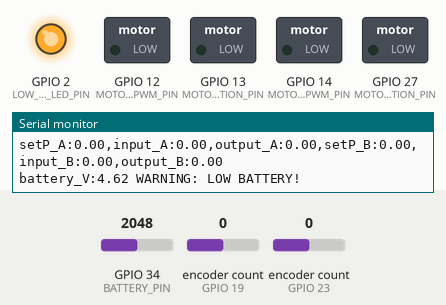
Bench run of a sketch on a simulated ESP32. On the bench: switched loads named in the sketch (green lamp = pin HIGH), output pins drawn as LEDs (lit = HIGH), the last lines printed to the serial monitor. Inputs (shaded band) come from the test bench; at power-on: GPIO 34 (BATTERY_PIN) = 2048, encoder count (sensors on GPIO 19, GPIO 23) 0.

Above: at 1.2 s.
1.3 s: GPIO 34 (BATTERY_PIN) set to 2870
2.8 s: GPIO 34 (BATTERY_PIN) set to 2992
At 4.1 s:
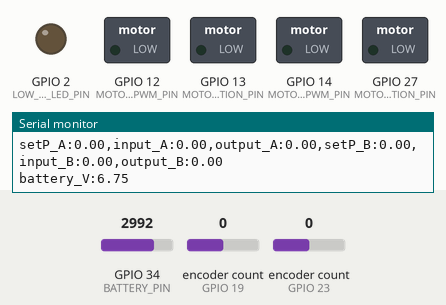
7.3 s: GPIO 34 (BATTERY_PIN) set to 2866
At 8.4 s:
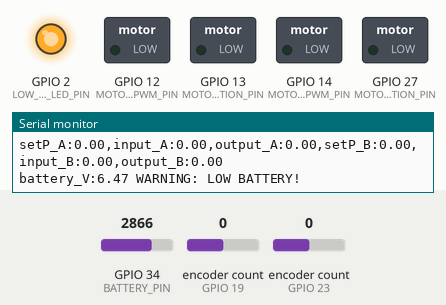
8.8 s: GPIO 34 (BATTERY_PIN) set to 3603
At 9.8 s:
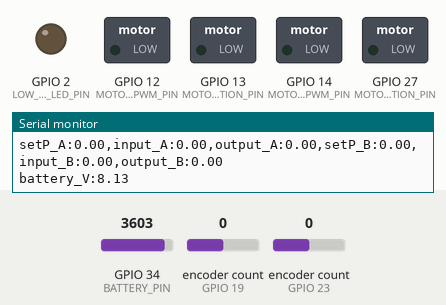
Timing chart, 0 to 11.3 s (numbered marks = the images above; inputs shaded):
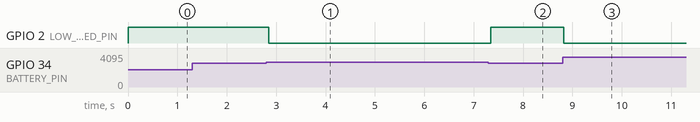

Measured:
- the behaviour switches between 2924 and 2925 on GPIO 34 (BATTERY_PIN) (found by bisection; images 0 and 1)
- after the input at 2.8 s, GPIO 2 (LOW_BATTERY_LED_PIN): HIGH → LOW after 0.05 s
- after the input at 7.3 s, GPIO 2 (LOW_BATTERY_LED_PIN): LOW → HIGH at once
- after the input at 8.8 s, GPIO 2 (LOW_BATTERY_LED_PIN): HIGH → LOW at once

The sketch:

car_encoder_motors.ino
```cpp
#include <ESP32Encoder.h>
#include <ArduPID.h>
#include "freertos/FreeRTOS.h"
#include "freertos/task.h"

ESP32Encoder encoderA;
ESP32Encoder encoderB;

// L293D motor-driver pins, matching test_motors.ino.
const int MOTOR_A_DIRECTION_PIN = 27;
const int MOTOR_A_PWM_PIN = 14;
const int MOTOR_B_DIRECTION_PIN = 13;
const int MOTOR_B_PWM_PIN = 12;

// Encoder pins for Motor A
const int MOT_A_ENCODER_A = 23;
const int MOT_A_ENCODER_B = 22;
// Encoder pins for Motor B
const int MOT_B_ENCODER_A = 19;
const int MOT_B_ENCODER_B = 21;

// Battery voltage monitoring
const int BATTERY_PIN = 34;
const int LOW_BATTERY_LED_PIN = 2;
const float BATTERY_VOLTAGE_DIVIDER_FACTOR = 2.8;
const float LOW_BATTERY_THRESHOLD_V = 6.6; //2S battery low voltage threshold - 3.3V per cell
const float ADC_MAX_VALUE = 4095.0;
const float ADC_LOGIC_LEVEL_V = 3.3;

// ArduPID requires doubles for all inputs/outputs. Setpoints/inputs are signed encoder ticks per control interval.
double setpointA = 0, inputA = 0, outputA = 0;
double setpointB = 0, inputB = 0, outputB = 0;

ArduPID controllerA;
ArduPID controllerB;

double p = 0.4;
double i = 0.001;
double d = 0.05;

const int SPEED_DEADBAND = 35;

void motors(int speedA, int speedB) {
  if (abs(speedA) < SPEED_DEADBAND) speedA = 0;
  if (abs(speedB) < SPEED_DEADBAND) speedB = 0;

  if (speedA >= 0) {
    analogWrite(MOTOR_A_PWM_PIN, speedA);
    digitalWrite(MOTOR_A_DIRECTION_PIN, LOW);
  } else {
    analogWrite(MOTOR_A_PWM_PIN, 256 + speedA);
    digitalWrite(MOTOR_A_DIRECTION_PIN, HIGH);
  }

  if (speedB >= 0) {
    analogWrite(MOTOR_B_PWM_PIN, speedB);
    digitalWrite(MOTOR_B_DIRECTION_PIN, LOW);
  } else {
    analogWrite(MOTOR_B_PWM_PIN, 256 + speedB);
    digitalWrite(MOTOR_B_DIRECTION_PIN, HIGH);
  }
}

void measure_battery() {
  float adc_voltage = (analogRead(BATTERY_PIN) / ADC_MAX_VALUE) * ADC_LOGIC_LEVEL_V;
  float battery_voltage = adc_voltage * BATTERY_VOLTAGE_DIVIDER_FACTOR;
  Serial.print("battery_V:"); Serial.print(battery_voltage);
  if (battery_voltage < LOW_BATTERY_THRESHOLD_V) {
    digitalWrite(LOW_BATTERY_LED_PIN, HIGH);
    Serial.println(" WARNING: LOW BATTERY!");
  } else {
    digitalWrite(LOW_BATTERY_LED_PIN, LOW);
    Serial.println();
  }
}

void controlTask(void *pvParameters) {
  (void) pvParameters;
  TickType_t xLastWakeTime = xTaskGetTickCount();
  const TickType_t xFrequency = pdMS_TO_TICKS(50); // 50 ms control interval

  long prevCountA = 0;
  long prevCountB = 0;

  for (;;) {
    long currCountA = (long)encoderA.getCount();
    inputA = (double)(currCountA - prevCountA);
    prevCountA = currCountA;
    controllerA.compute();

    long currCountB = (long)encoderB.getCount();
    inputB = (double)(currCountB - prevCountB);
    prevCountB = currCountB;
    controllerB.compute();

    motors((int)outputA, (int)outputB);

    vTaskDelayUntil(&xLastWakeTime, xFrequency);
  }
}

void setup() {
  Serial.begin(115200);

  pinMode(MOTOR_A_DIRECTION_PIN, OUTPUT);
  pinMode(MOTOR_A_PWM_PIN, OUTPUT);
  pinMode(MOTOR_B_DIRECTION_PIN, OUTPUT);
  pinMode(MOTOR_B_PWM_PIN, OUTPUT);
  motors(0, 0);

  pinMode(LOW_BATTERY_LED_PIN, OUTPUT);
  digitalWrite(LOW_BATTERY_LED_PIN, LOW);

  ESP32Encoder::useInternalWeakPullResistors = puType::up;
  encoderA.attachFullQuad(MOT_A_ENCODER_A, MOT_A_ENCODER_B);
  encoderA.clearCount();
  encoderB.attachFullQuad(MOT_B_ENCODER_A, MOT_B_ENCODER_B);
  encoderB.clearCount();

  // ArduPID Initialization
  controllerA.begin(&inputA, &outputA, &setpointA, p, i, d);
  controllerB.begin(&inputB, &outputB, &setpointB, p, i, d);

  controllerA.setOutputLimits(-120, 120); //limit speed for development
  controllerB.setOutputLimits(-120, 120);

  controllerA.start();
  controllerB.start();

  // Create closed-loop velocity control RTOS task (runs independently)
  xTaskCreatePinnedToCore(
    controlTask,     // Task function
    "PID_Task",      // Name
    4096,            // Stack size in words
    NULL,            // Parameter
    1,               // Priority
    NULL,            // Task handle
    1                // Run on core 1
  );

  Serial.println("Closed-loop velocity control task started. Encoders ready.");
}

void loop() {
  // Serial command parser for velocity setpoints (ticks per 40 ms control interval)
  if (Serial.available()) {
    String cmd = Serial.readStringUntil('\n');
    cmd.trim();
    if (cmd.startsWith("A:")) {
      setpointA = cmd.substring(2).toDouble();
      Serial.print("Setpoint A updated: "); Serial.println(setpointA);
      setpointA*= -1.0; // Invert direction to match physical robot
    } else if (cmd.startsWith("B:")) {
      setpointB = cmd.substring(2).toDouble();
      Serial.print("Setpoint B updated: "); Serial.println(setpointB);
      setpointB*= -1.0; // Invert direction to match physical robot
    }
  }


  // Use Serial Plotter (Ctrl+Shift+L) to visualize
  Serial.print("setP_A:");  Serial.print(setpointA); Serial.print(",");
  Serial.print("input_A:"); Serial.print(inputA);    Serial.print(",");
  Serial.print("output_A:"); Serial.print(outputA);  Serial.print(",");
  Serial.print("setP_B:");  Serial.print(setpointB); Serial.print(",");
  Serial.print("input_B:"); Serial.print(inputB);    Serial.print(",");
  Serial.print("output_B:"); Serial.println(outputB);

  measure_battery();

  delay(50);
}
```
